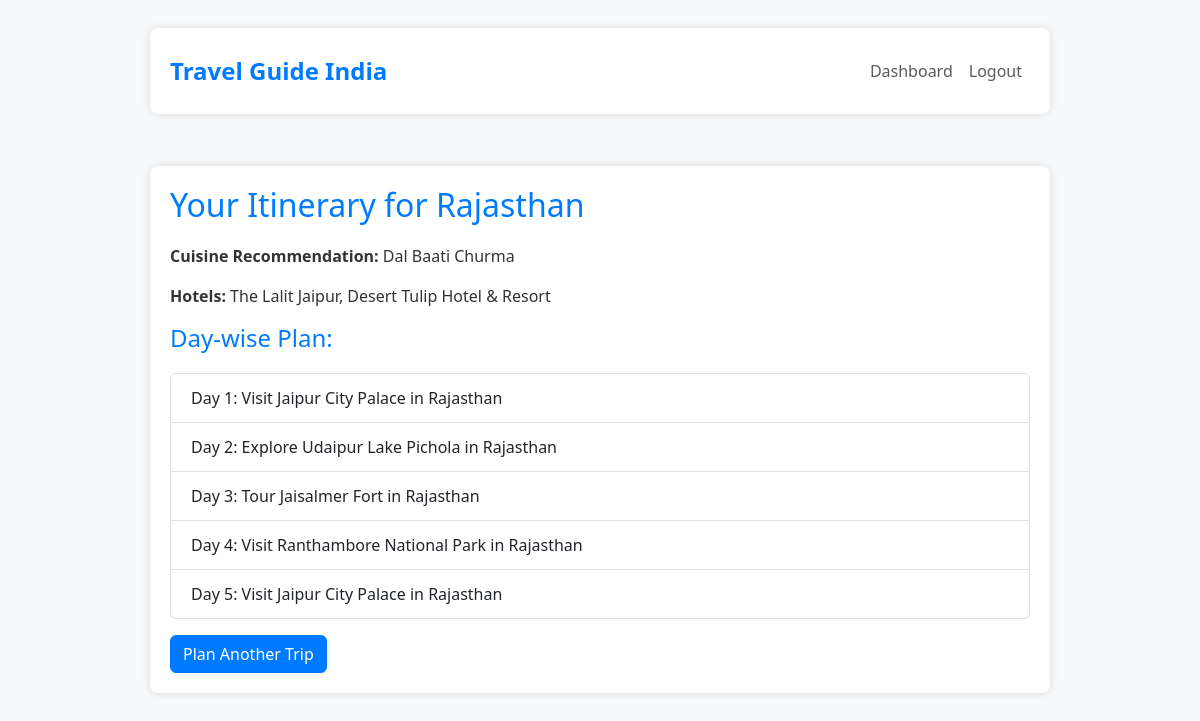
Screenshot of /itinerary/2 (signed in) with the database file from the repository.
### models.py (models this page shows)
class Recommendation(db.Model):
    __tablename__ = 'recommendation'
    id = db.Column(db.Integer, primary_key=True)
    user_id = db.Column(db.Integer, db.ForeignKey('user.id'), nullable=False)
    place = db.Column(db.String(100), nullable=False)
    cuisine = db.Column(db.String(100), nullable=False)
    hotels = db.Column(db.String(250), nullable=False)
    itinerary = db.Column(db.Text, nullable=False)
    user = db.relationship('User', backref=db.backref('recommendations', lazy=True))

### app.py (the view)
@app.route('/itinerary/<int:rec_id>', methods=['GET', 'POST'])
def itinerary(rec_id):
    if 'user_id' not in session:
        flash('Please log in to view itineraries.', 'warning')
        return redirect(url_for('login'))
    rec = Recommendation.query.get_or_404(rec_id)
    if rec.user_id != session['user_id']:
        flash('You do not have permission to view this itinerary.', 'danger')
        return redirect(url_for('dashboard'))
    form = FeedbackForm()
    if form.validate_on_submit():
        feedback_text = form.feedback.data
        flash('Thank you for your feedback!', 'success')
        return redirect(url_for('dashboard'))
    itinerary_list = rec.itinerary.split('\n')
    return render_template(
        'itinerary.html',
        form=form,
        rec=rec,
        itinerary_list=itinerary_list,
        username=session.get('username')
    )

### templates/itinerary.html
{% extends 'base.html' %}
{% block content %}
<h2>Your Itinerary for {{ rec.place }}</h2>
<p><strong>Cuisine Recommendation:</strong> {{ rec.cuisine }}</p>
<p><strong>Hotels:</strong> {{ rec.hotels }}</p>
<h4>Day-wise Plan:</h4>
<ul class="list-group">
  {% for day in itinerary_list %}
    <li class="list-group-item">{{ day }}</li>
  {% endfor %}
</ul>
<a href="{{ url_for('dashboard') }}" class="btn btn-primary mt-3">Plan Another Trip</a>
{% endblock %}

### static/css/style.css (style rules this page uses)
body { background-color: #f8f9fa; font-family: 'Segoe UI', Tahoma, Geneva, Verdana, sans-serif; color: #333; }
h2, h1, h4, .form-label { color: #007bff; margin-bottom: 20px; }
.list-group-item { font-size: 1rem; padding: 12px 20px; }
.btn-primary { background-color: #007bff; border-color: #007bff; }

### rows the page displays
Recommendation: place "Rajasthan", cuisine "Dal Baati Churma", hotels "The Lalit Jaipur, Desert Tulip Hotel & Resort"

### other values shown
{{ day }} "Day 1: Visit Jaipur City Palace in Rajasthan" "Day 2: Explore Udaipur Lake Pichola in Rajasthan" "Day 3: Tour Jaisalmer Fort in Rajasthan" "Day 4: Visit Ranthambore National Park in Rajasthan" "Day 5: Visit Jaipur City Palace in Rajasthan"
